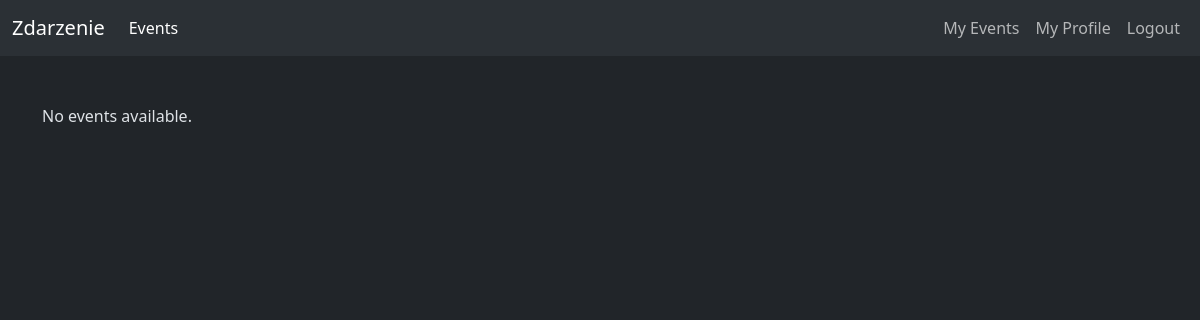
The page /events/all_events (signed in) on the database as committed earlier.
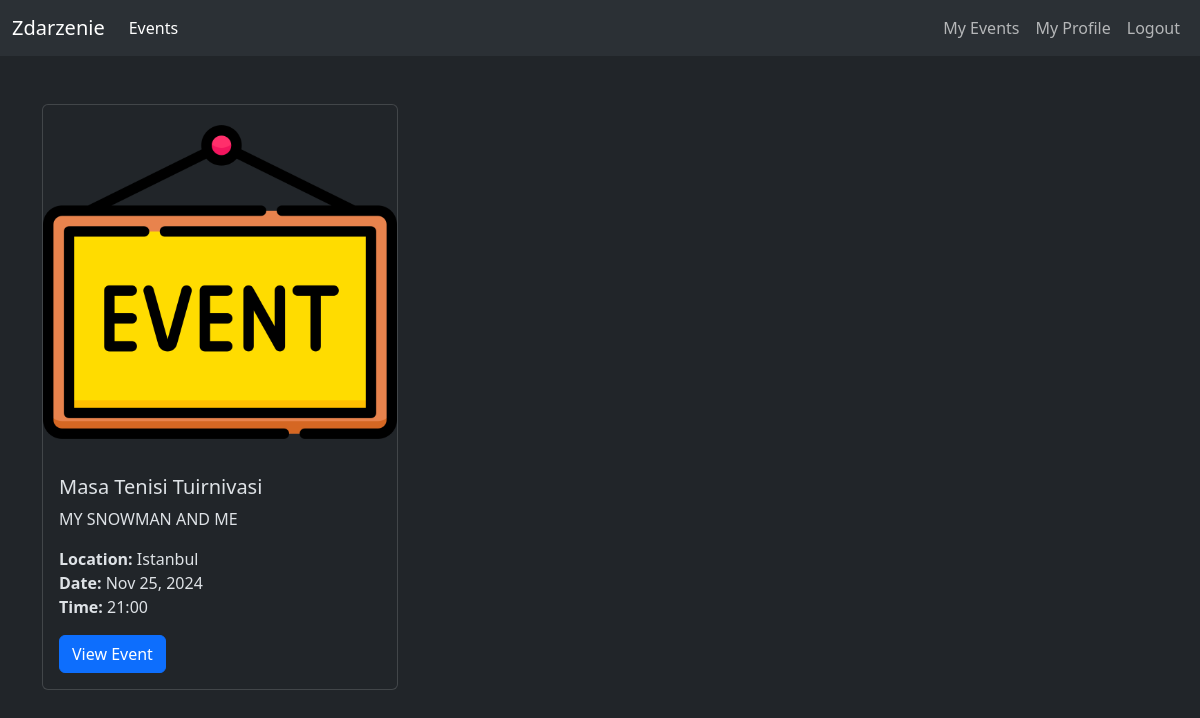
The same page on the database as committed later.
### events/models.py (models this page shows, shortened)
class Event(models.Model):
    event_id = models.AutoField(primary_key=True)
    event_name = models.CharField(max_length=60,blank=True, null=True)
    event_description = models.TextField(blank=True, null=True)
    event_date = models.DateTimeField(blank=True, null=True)
    event_time = models.CharField(max_length=10,blank=True, null=True)
    event_duration = models.FloatField(max_length=10,blank=True, null=True)
    event_location = models.CharField(max_length=60,blank=True, null=True)
    event_category = models.CharField(max_length=60,blank=True, null=True)
    event_image = models.ImageField(upload_to='event_images', blank=True, null=True)
    event_is_approved = models.BooleanField(blank=True,null=True)
    event_owner = models.ForeignKey(User,on_delete=models.CASCADE)
    attendees = models.ManyToManyField(User, related_name='events', blank=True)

### events/views.py (the view)
# urls.py: path("all_events",views.all_events,name="all_events"),
def all_events(request):
    if request.user.is_authenticated:
        events = Event.objects.filter(event_is_approved=True)
        return render(request, 'events/all_events.html', {'events': events})
    return redirect("authentication:login")

### templates/events/all_events.html
{% extends "utils/layout.html" %}
{% load static %}
{% block body %}
    <div class="row">
        {% for event in events %}
            <div class="col-md-4 mb-4">
                <div class="card h-100">
                    {% if event.event_image %}
                    <img src="{% static 'img/event_img.png' %}" class="card-img-top" alt="{{ event.event_name }}">
                {% else %}
                    <img src="{% static 'event_images/select_image.png' %}" class="card-img-top" alt="Event Image">
                    {% endif %}
                    <div class="card-body d-flex flex-column">
                        <h5 class="card-title">{{ event.event_name }}</h5>
                        <p class="card-text">{{ event.event_description|truncatewords:20 }}</p>
                        <p class="card-text">
                            <strong>Location:</strong> {{ event.event_location }} <br>
                            <strong>Date:</strong> {{ event.event_date|date:"M d, Y" }} <br>
                            <strong>Time:</strong> {{ event.event_time }}
                        </p>
                        <div class="mt-auto">
                            <a href="{% url 'events:show_event' event.event_id %}" class="btn btn-primary">View Event</a>
                        </div>
                    </div>
                </div>
            </div>
        {% empty %}
            <p>No events available.</p>
        {% endfor %}
    </div>
{% endblock body %}

Rows that differ between the two databases and show on the page:
added Event: event_name "Masa Tenisi Tuirnivasi", event_description "MY SNOWMAN AND ME", event_location "Istanbul", event_date "Nov 25, 2024", event_time "21:00"
Other text that changed with them:
text no longer shown: "No events available."
